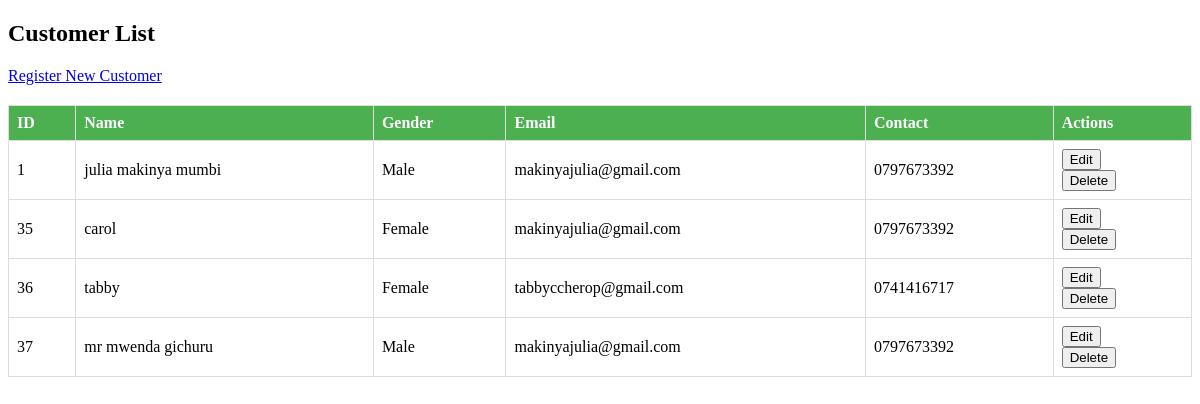
The app's page /customer_list.php with its own data.
### tables this page shows
CREATE TABLE `customers` (
  `customer_id` int(11) NOT NULL,
  `fullname` varchar(255) DEFAULT NULL,
  `username` varchar(50) DEFAULT NULL,
  `password` varchar(255) DEFAULT NULL,
  `contact` varchar(15) DEFAULT NULL,
  `gender` varchar(10) DEFAULT NULL,
  `status` int(11) DEFAULT 0,
  `email` varchar(255) NOT NULL
);

### customer_list.php (the view, shortened to what this page needs)
<?php
$host = "localhost";
$username_db = "root";
$password_db = "";
$database = "thegymdb";
$con = mysqli_connect($host, $username_db, $password_db, $database);
$query = "SELECT customer_id, fullname, gender, email, contact FROM customers";
$result = mysqli_query($con, $query);
?>
<!DOCTYPE html>
<html lang="en">
<head>
</head>
<body>
    <h2>Customer List</h2>
    <a href="manage_customer.php" class="register-btn">Register New Customer</a>
    <table>
        <thead>
            <tr>
                <th>ID</th>
                <th>Name</th>
                <th>Gender</th>
                <th>Email</th>
                <th>Contact</th>
                <th>Actions</th>
            </tr>
        </thead>
        <tbody>
            <?php while ($row = mysqli_fetch_assoc($result)): ?>
                <tr>
                    <td><?php echo $row['customer_id']; ?></td>
                    <td><?php echo $row['fullname']; ?></td>
                    <td><?php echo $row['gender']; ?></td>
                    <td><?php echo $row['email']; ?></td>
                    <td><?php echo $row['contact']; ?></td>
                    <td class="actions">
                        <form method="post" action="">
                            <input type="submit" name="edit" value="Edit">
                        </form>
                        <form method="post" action="">
                            <input type="submit" name="delete" value="Delete" onclick="return confirm('Are you sure you want to delete this customer?');">
                        </form>
                    </td>
                </tr>
            <?php endwhile; ?>
        </tbody>
    </table>
</body>
</html>

### customer_list.php (style rules this page uses)
table { width: 100%; border-collapse: collapse; margin-top: 20px; }
th, td { border: 1px solid #ddd; padding: 8px; text-align: left; }
th { background-color: #4CAF50; color: white; }
.actions { margin-top: 10px; }

### records on screen
customers: customer_id "1", fullname "julia makinya mumbi", gender "Male", email "makinyajulia@gmail.com", contact "0797673392"
customers: customer_id "35", fullname "carol", gender "Female", email "makinyajulia@gmail.com", contact "0797673392"
customers: customer_id "36", fullname "tabby", gender "Female", email "tabbyccherop@gmail.com", contact "0741416717"
customers: customer_id "37", fullname "mr mwenda gichuru", gender "Male", email "makinyajulia@gmail.com", contact "0797673392"
